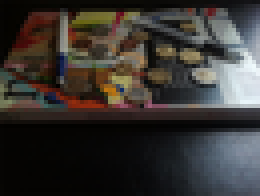
%> input picture cv-ps/ps1/input/ps1-input3.png, 65 x 49 px, shrunk from 683 x 512 before the run (shown 4 times larger)
$ octave ps18.m   (GNU Octave 9; MATLAB toolbox functions it lacks are replaced by stand-ins)
%> lines starting %> are read from the running program, lines starting %| are printed output that depends on the picture; in (x1, y1, x2, y2) boxes, pixels count from 0 and x2, y2 are one past the last pixel; in counts of white or black regions, pixels touching at a corner belong together; the program's own positions count from 1
### cv-ps/ps1/hough_lines_acc.m
function [H, theta, rho] = hough_lines_acc(BW, varargin)
    % Compute Hough accumulator array for finding lines.
    %
    % BW: Binary (black and white) image containing edge pixels
    % RhoResolution (optional): Difference between successive rho values, in pixels
    % Theta (optional): Vector of theta values to use, in degrees
    %
    % Please see the Matlab documentation for hough():
    % http://www.mathworks.com/help/images/ref/hough.html
    % Your code should imitate the Matlab implementation.
    %
    % Pay close attention to the coordinate system specified in the assignment.
    % Note: Rows of H should correspond to values of rho, columns those of theta.

    %% Parse input arguments
    p = inputParser();
    addParameter(p, 'RhoResolution', 1);
    addParameter(p, 'Theta', linspace(-90, 89, 180));
    parse(p, varargin{:});

    rhoStep = p.Results.RhoResolution;
    theta = p.Results.Theta;

    %% TODO: Your code here
    theta_len = length(theta);
    % max_rho = sqrt(sum(size(BW)-1) .^ 2);
    max_rho = ceil(norm(size(BW)-1, 2));
    rho_len = (2 * ceil(max_rho / rhoStep)) + 1;
    diagonal = rhoStep * ceil(max_rho / rhoStep);
    rho = linspace(-diagonal, diagonal, rho_len);
    H = zeros(rho_len, theta_len);
    [rows, cols] = size(BW);
    for y = 1:rows
      for x = 1:cols
        if (BW(y, x))
          for theta_idx = 1:theta_len
            degree = theta(theta_idx);
            rho_line = (x * cosd(degree)) + (y * sind(degree));
            rho_idx = find(rho <= rho_line, 1, 'last');
            H(rho_idx, theta_idx) = H(rho_idx, theta_idx) + 1;
          end
        end
      end
    end
end

### cv-ps/ps1/hough_peaks.m
function peaks = hough_peaks(H, varargin)
    % Find peaks in a Hough accumulator array.
    %
    % Threshold (optional): Threshold at which values of H are considered to be peaks
    % NHoodSize (optional): Size of the suppression neighborhood, [M N]
    %
    % Please see the Matlab documentation for houghpeaks():
    % http://www.mathworks.com/help/images/ref/houghpeaks.html
    % Your code should imitate the matlab implementation.

    %% Parse input arguments
    p = inputParser;
    addOptional(p, 'numpeaks', 1, @isnumeric);
    addParameter(p, 'Threshold', 0.5 * max(H(:)));
    addParameter(p, 'NHoodSize', floor(size(H) / 100.0) * 2 + 1);  % odd values >= size(H)/50
    parse(p, varargin{:});

    numpeaks = p.Results.numpeaks;
    threshold = p.Results.Threshold;
    nHoodSize = p.Results.NHoodSize;

    % TODO: Your code here
    num = 0;
    offset = (nHoodSize - 1) / 2;
    peaks = zeros(numpeaks, 2);
    while(num < numpeaks)
        max_H = max(H(:));
        if (max_H < threshold)
            break
        end
        num = num + 1;
        [rows, cols] = find(H == max_H);
        peaks(num,:) = [rows(1), cols(1)];
        r1 = max(1, rows - offset(1));
        r2 = min(size(H,1), rows + offset(1));
        c1 = max(1, cols - offset(2));
        c2 = min(size(H,2), cols + offset(2));
        H(r1:r2, c1:c2) = 0;
    end
    peaks = peaks(1:num, :);
end

### cv-ps/ps1/filter_lines.m
function peaks = filter_lines(peaks, rho, theta, t_rho, t_theta)
    peaks_len = size(peaks, 1);
    del_list = zeros(1, peaks_len);
    del_size = 0;
    for i = 1:peaks_len
        delta_rho = abs(rho(peaks(:, 1)) - rho(peaks(i, 1)));
        delta_theta = abs(theta(peaks(:, 2)) - theta(peaks(i, 2)));
        f_theta = length(delta_theta(delta_theta > t_theta));
        f_rho = length(delta_rho(delta_rho > 1 & delta_rho < t_rho));
        if not (f_theta > 0 && f_rho > 0)
            del_size = del_size + 1;
            del_list(del_size) = i;
        end
    end
    if (del_size > 0)
        del_list = del_list(1:del_size);
        peaks(del_list,:) = [];
    end
end

### cv-ps/ps1/filter_parallel.m
function peaks = filter_parallel(peaks, rho, theta)
    peaks_len = size(peaks, 1);
    m = zeros(1, peaks_len);
    del_list = zeros(peaks_len);
    del_size = 0;
    for i = 1:peaks_len
        idx = peaks(i, :);
        r = rho(idx(1));
        t = theta(idx(2));
        x0 = r * cosd(t);
        y0 = r * sind(t);
        x1 = x0 - 1000 * sind(t);
        y1 = y0 + 1000 * cosd(t);
        x2 = x0 + 1000 * sind(t);
        y2 = y0 - 1000 * cosd(t);
        m(i) = (y2 - y1) / (x2 - x1);
    end
    for i = 1:peaks_len
        mm = m(i);
        temp = m;
        temp(i) = [];
        if (isempty(temp(temp-mm<0.1)))
            del_size = del_size + 1;
            del_list(del_size) = i;
        end
    end
    if (del_size > 0)
        del_list = del_list(1:del_size);
        peaks(del_list,:) = [];
    end
end

### cv-ps/ps1/hough_circles_acc.m
function H = hough_circles_acc(BW, radius)
    % Compute Hough accumulator array for finding circles.
    %
    % BW: Binary (black and white) image containing edge pixels
    % radius: Radius of circles to look for, in pixels

    % TODO: Your code here
    [rows, cols] = size(BW);
    H = zeros(rows, cols);
    for y = 1:rows
      for x = 1:cols
        if (BW(y, x))
            for theta = 0:360
                a = x + round(radius * cosd(theta));
                b = y + round(radius * sind(theta));
                if (a > 0 && a <= cols) && (b > 0 && b <= rows)
                    H(b, a) = H(b, a) + 1;
                end
            end
        end
      end
    end
end

### cv-ps/ps1/find_circles.m
function [centers, radii] = find_circles(BW, radius_range)
    % Find circles in given radius range using Hough transform.
    %
    % BW: Binary (black and white) image containing edge pixels
    % radius_range: Range of circle radii [min max] to look for, in pixels

    % TODO: Your code here
    start = radius_range(1);
    stop = radius_range(2);
    step = 4;
    centers = zeros(0, 2);
    radii = zeros(0,1);
    for r = start:step:stop
        H = hough_circles_acc(BW, r);
        temp_centers = hough_peaks(H, 10, 'Threshold', 128);
        centers = [centers; temp_centers];
        temp_r = zeros(0,1);
        temp_r(1:size(temp_centers,1)) = r;
        radii = [radii; temp_r];
    end
end

### cv-ps/ps1/ps18.m
%% ps1-8

img = imread(fullfile('input', 'ps1-input3.png'));
%> img is the input picture: size 49x65x3 uint8; mean R, G, B 56.9, 53, 49.5
img_gray = rgb2gray(img);
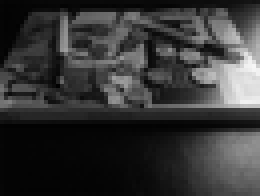
%> img_gray: size 49x65 uint8 (shown 4 times larger); min 1, max 246, mean 53.8

filter_size = 5;
filter_sigma = 9;
filter = fspecial('gaussian', filter_size, filter_sigma);
img_smooth = imfilter(img_gray, filter, 'replicate');
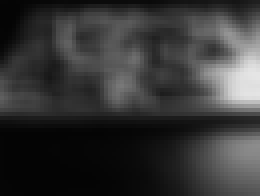
%> img_smooth: size 49x65 uint8 (shown 4 times larger); min 4, max 229, mean 53.8
edge_img_smooth = edge(img_smooth, 'Canny', 0.40);
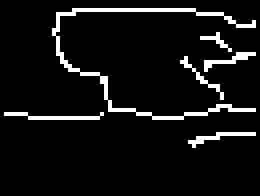
%> edge_img_smooth: size 49x65 logical (shown 4 times larger); 6.9% white in thin lines or dots, all inside (x1, y1, x2, y2) = (1, 2, 64, 37)
[H, theta, rho] = hough_lines_acc(edge_img_smooth);
%> after the loop in hough_lines_acc, `for y = 1:rows`:
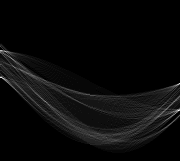
%> H: size 161x180 double; min 0, max 35, mean 1.4; drawn with min black and max white
%> after the loop in hough_lines_acc, `for y = 1:rows`: degree = 89; rho_idx = 118; rho_line = 37.85
%> theta = 180 values from -90 to 89; rho = 161 values from -80 to 80
peaks = hough_peaks(H, 15);
%> the loop in hough_peaks, `while(num < numpeaks)` made 15 passes
%> (max_H, rows, cols, r1, r2, c1, c2) on passes 1 to 3: (35, 111, 179, 110, 112, 178, 180), (31, [78; 78; 84], [1; 2; 180], [77; 77; 83], [79; 79; 85], [1; 1; 179], [2; 3; 180]), (31, 84, 180, 83, 85, 179, 180)
%> after the loop in hough_peaks, `while(num < numpeaks)`:
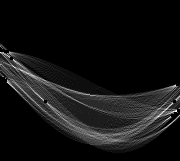
%> H: size 161x180 double; 0.36% of pixels changed, all inside (x1, y1, x2, y2) = (0, 49, 180, 117); drawn with min black and max white
%> after the loop in hough_peaks, `while(num < numpeaks)`: num = 15; peaks = 15 rows, first 12: [111 179; 78 1; 84 180; 79 4; 51 1; 52 6; 85 178; 59 12; 81 6; 102 46; 114 176; 51 3]
peaks = filter_lines(peaks, rho, theta, 25, 5);
%> the loop in filter_lines, `for i = 1:peaks_len` made 15 passes
%> (delta_rho, delta_theta, f_theta, f_rho) on passes 1 to 6: ([0 33 27 32 60 59 26 52 30 9 3 60 59 5 9], [0 178 1 175 178 173 1 167 173 133 3 176 171 6 4], 10, 4), ([33 0 6 1 27 26 7 19 3 24 36 27 26 38 24], [178 0 179 3 0 5 177 11 5 45 175 2 7 172 174], 9, 6), ([27 6 0 5 33 32 1 25 3 18 30 33 32 32 18], [1 179 0 176 179 174 2 168 174 134 4 177 172 7 5], 10, 5), ([32 1 5 0 28 27 6 20 2 23 35 28 27 37 23], [175 3 176 0 3 2 174 8 2 42 172 1 4 169 171], 8, 6), ([60 27 33 28 0 1 34 8 30 51 63 0 1 65 51], [178 0 179 3 0 5 177 11 5 45 175 2 7 172 174], 9, 1), ([59 26 32 27 1 0 33 7 29 50 62 1 0 64 50], [173 5 174 2 5 0 172 6 0 40 170 3 2 167 169], 8, 1)
%> after the loop in filter_lines, `for i = 1:peaks_len`: del_list = [0 0 0 0 0 0 0 0 0 0 0 0 0 0 0]; del_size = 0
peaks = filter_parallel(peaks, rho, theta);
%> the loop in filter_parallel, `for i = 1:peaks_len` made 15 passes
%> (idx, r, t, x0, y0, x1, y1, x2) on passes 1 to 12: ([111 179], 30, 88, 1.05, 29.98, -998.3, 64.88, 1000.4), ([78 1], -3, -90, 0, 3, 1000, 3, -1000), ([84 180], 3, 89, 0.0524, 3, -999.8, 20.45, 999.9), ([79 4], -2, -87, -0.105, 2, 998.5, 54.33, -998.7), ([51 1], -30, -90, 0, 30, 1000, 30, -1000), ([52 6], -29, -85, -2.53, 28.89, 993.7, 116, -998.7), ([85 178], 4, 87, 0.209, 3.99, -998.4, 56.33, 998.8), ([59 12], -22, -79, -4.2, 21.6, 977.4, 212.4, -985.8), ([81 6], 0, -85, 0, 0, 996.2, 87.16, -996.2), ([102 46], 21, -45, 14.85, -14.85, 722, 692.3, -692.3), ([114 176], 33, 85, 2.88, 32.87, -993.3, 120, 999.1), ([51 3], -30, -88, -1.05, 29.98, 998.3, 64.88, -1000.4)
%> after the loop in filter_parallel, `for i = 1:peaks_len`: m = [-0.0349 0 -0.0175 0.0524 0 0.0875 -0.0524 0.194 0.0875 1 -0.0875 0.0349 0.123 -0.141 -0.105]
%> the loop in filter_parallel, `for i = 1:peaks_len` made 15 passes
%> mm on passes 1 to 12: -0.0349, 0, -0.0175, 0.0524, 0, 0.0875, -0.0524, 0.194, 0.0875, 1, -0.0875, 0.0349
%> after the loop in filter_parallel, `for i = 1:peaks_len`: temp = [-0.0349 0 -0.0175 0.0524 0 0.0875 -0.0524 0.194 0.0875 1 -0.0875 0.0349 0.123 -0.141]

filter_size = 5;
filter_sigma = 9;
filter = fspecial('gaussian', filter_size, filter_sigma);
img_smooth = imfilter(img_gray, filter, 'replicate');
edge_img_smooth = edge(img_smooth, 'Canny', 0.36);
[centers, radii] = find_circles(edge_img_smooth, [25 50]);
%> (the run ends here)
